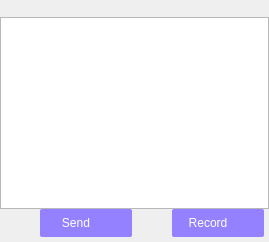
           <widget class="QWidget" name="widget_4" native="true">
            <layout class="QVBoxLayout" name="verticalLayout">
             <property name="spacing">
              <number>0</number>
             </property>
             <property name="leftMargin">
              <number>0</number>
             </property>
             <property name="topMargin">
              <number>0</number>
             </property>
             <property name="rightMargin">
              <number>0</number>
             </property>
             <property name="bottomMargin">
              <number>0</number>
             </property>
             <item>
              <widget class="QToolBar" name="tool">
               <property name="sizePolicy">
                <sizepolicy hsizetype="Expanding" vsizetype="Fixed">
                 <horstretch>0</horstretch>
                 <verstretch>0</verstretch>
                </sizepolicy>
               </property>
               <property name="minimumSize">
                <size>
                 <width>0</width>
                 <height>0</height>
                </size>
               </property>
               <property name="maximumSize">
                <size>
                 <width>16777215</width>
                 <height>40</height>
                </size>
               </property>
               <property name="iconSize">
                <size>
                 <width>28</width>
                 <height>28</height>
                </size>
               </property>
               <addaction name="actionFont"/>
               <addaction name="actionExpression"/>
               <addaction name="actionGIF"/>
               <addaction name="actionAnonymous"/>
               <addaction name="actionVoice"/>
               <addaction name="actionPicture"/>
               <addaction name="actionMusic"/>
               <addaction name="actionFile_2"/>
               <addaction name="actionScreenshot"/>
               <addaction name="actionGroupSetting"/>
              </widget>
             </item>
             <item>
              <widget class="QTextEdit" name="input">
               <property name="sizePolicy">
                <sizepolicy hsizetype="Expanding" vsizetype="MinimumExpanding">
                 <horstretch>0</horstretch>
                 <verstretch>0</verstretch>
                </sizepolicy>
               </property>
               <property name="styleSheet">
                <string notr="true"/>
               </property>
              </widget>
             </item>
             <item>
              <layout class="QHBoxLayout" name="horizontalLayout">
               <property name="spacing">
                <number>0</number>
               </property>
               <property name="rightMargin">
                <number>5</number>
               </property>
               <property name="bottomMargin">
                <number>5</number>
               </property>
               <item>
                <spacer name="horizontalSpacer">
                 <property name="orientation">
                  <enum>Qt::Horizontal</enum>
                 </property>
                 <property name="sizeHint" stdset="0">
                  <size>
                   <width>40</width>
                   <height>20</height>
                  </size>
                 </property>
                </spacer>
               </item>
               <item>
                <widget class="QPushButton" name="send">
                 <property name="sizePolicy">
                  <sizepolicy hsizetype="Fixed" vsizetype="Fixed">
                   <horstretch>0</horstretch>
                   <verstretch>0</verstretch>
                  </sizepolicy>
                 </property>
                 <property name="minimumSize">
                  <size>
                   <width>72</width>
                   <height>28</height>
                  </size>
                 </property>
                 <property name="maximumSize">
                  <size>
                   <width>72</width>
                   <height>28</height>
                  </size>
                 </property>
                 <property name="styleSheet">
                  <string notr="true">#send
{
border:none;
background-color: rgb(148, 129, 255);
color:white;
border-top-left-radius:2px;
border-bottom-left-radius:2px;
}
#send:hover
{
background-color: rgba(148, 129, 255,120);
}</string>
                 </property>
                 <property name="text">
                  <string>Send</string>
                 </property>
                </widget>
               </item>
               <item>
                <widget class="QPushButton" name="send_menu">
                 <property name="sizePolicy">
                  <sizepolicy hsizetype="Fixed" vsizetype="Fixed">
                   <horstretch>0</horstretch>
                   <verstretch>0</verstretch>
                  </sizepolicy>
                 </property>
                 <property name="minimumSize">
                  <size>
                   <width>20</width>
                   <height>28</height>
                  </size>
                 </property>
                 <property name="maximumSize">
                  <size>
                   <width>20</width>
                   <height>28</height>
                  </size>
                 </property>
                 <property name="styleSheet">
                  <string notr="true">#send_menu
{
border:none;
background-color: rgb(148, 129, 255);
color:white;
border-top-right-radius:2px;
border-bottom-right-radius:2px;
}
#send_menu:hover
{
background-color: rgba(148, 129, 255,120);
}
</string>
                 </property>
                 <property name="text">
                  <string/>
                 </property>
                </widget>
               </item>
               <item>
                <spacer name="horizontalSpacer_2">
                 <property name="orientation">
                  <enum>Qt::Horizontal</enum>
                 </property>
                 <property name="sizeType">
                  <enum>QSizePolicy::Fixed</enum>
                 </property>
                 <property name="sizeHint" stdset="0">
                  <size>
                   <width>40</width>
                   <height>20</height>
                  </size>
                 </property>
                </spacer>
               </item>
               <item>
                <widget class="QPushButton" name="record">
                 <property name="minimumSize">
                  <size>
                   <width>72</width>
                   <height>28</height>
                  </size>
                 </property>
                 <property name="maximumSize">
                  <size>
                   <width>72</width>
                   <height>28</height>
                  </size>
                 </property>
                 <property name="styleSheet">
                  <string notr="true">#record
{
border:none;
background-color: rgb(148, 129, 255);
color:white;
border-top-left-radius:2px;
border-bottom-left-radius:2px;
}
#record:hover
{
background-color: rgba(148, 129, 255,120);
}</string>
                 </property>
                 <property name="text">
                  <string>Record</string>
                 </property>
                </widget>
               </item>
               <item>
                <widget class="QPushButton" name="record_menu">
                 <property name="sizePolicy">
                  <sizepolicy hsizetype="Fixed" vsizetype="Fixed">
                   <horstretch>0</horstretch>
                   <verstretch>0</verstretch>
                  </sizepolicy>
                 </property>
                 <property name="minimumSize">
                  <size>
                   <width>20</width>
                   <height>28</height>
                  </size>
                 </property>
                 <property name="maximumSize">
                  <size>
                   <width>20</width>
                   <height>28</height>
                  </size>
                 </property>
                 <property name="styleSheet">
                  <string notr="true">#record_menu
{
border:none;
background-color: rgb(148, 129, 255);
color:white;
border-top-right-radius:2px;
border-bottom-right-radius:2px;
}
#record_menu:hover
{
background-color: rgba(148, 129, 255,120);
}
</string>
                 </property>
                 <property name="text">
                  <string/>
                 </property>
                </widget>
               </item>
              </layout>
             </item>
            </layout>
           </widget>
